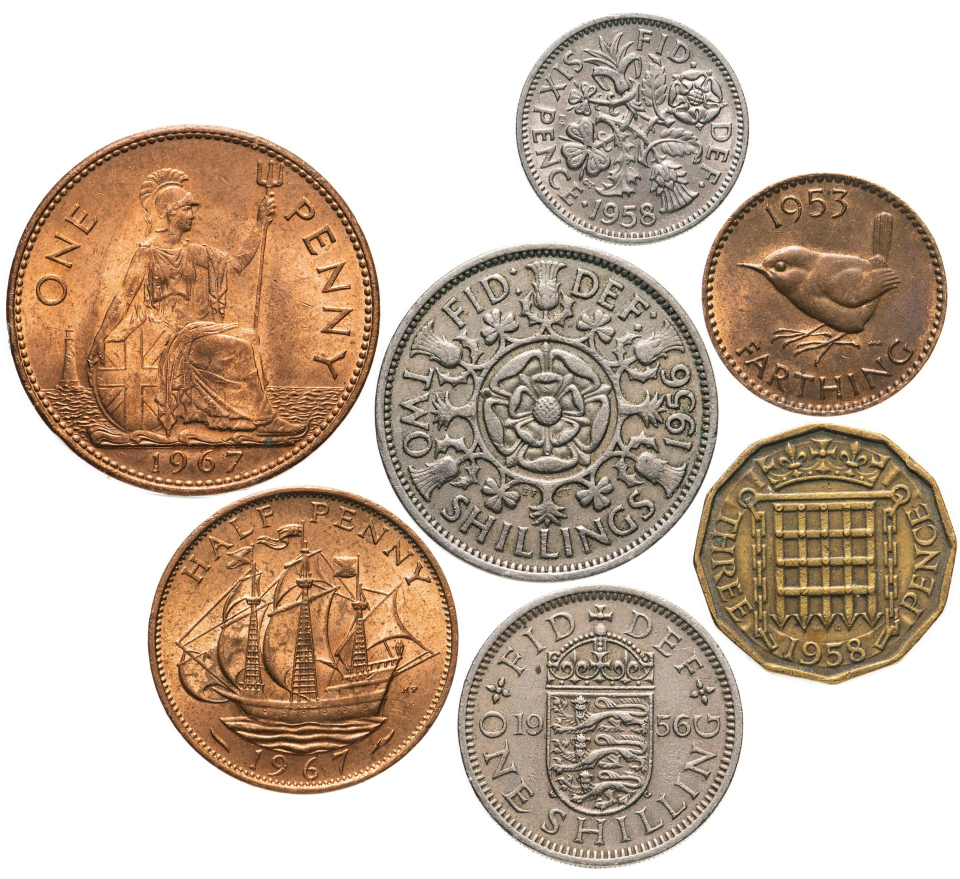
//> input picture images/coins.jpg, 1920 x 1758 px (shown at 1/2 size)
$ ./main   (built with g++ and OpenCV 4)
//> lines starting //> are read from the running program, lines starting //| are printed output that depends on the picture; after the words box and inside, x2 and y2 are one past the last pixel; in counts of white or black regions, pixels touching at a corner belong together
#include <iostream>
#include <opencv2/opencv.hpp>

using namespace std;
using namespace cv;

// Глобальные настройки для трекбаров
int threshVal = 180;
int minAreaVal = 500;
const int MAX_THRESH = 255;
const int MAX_AREA = 10000;

int main() {
    // Загрузка изображения
    string imagePath = "coins.jpg";
    Mat img = imread(imagePath);
//> img is the input picture: 1758 rows x 1920 cols, CV_8UC3; mean B, G, R 165.5, 181.6, 199.2

    if (img.empty()) {
        cout << "Error: Image not found! Place 'coins.jpg' near the .exe or check path." << endl;
        return -1;
    }

    // Настройка окон
    namedWindow("Detector", WINDOW_NORMAL);
    namedWindow("Mask (Debug)", WINDOW_NORMAL);

    // Задаем удобный стартовый размер
    resizeWindow("Detector", 800, 600);
    resizeWindow("Mask (Debug)", 400, 300);

    createTrackbar("Threshold", "Detector", &threshVal, MAX_THRESH);
    createTrackbar("Min Area", "Detector", &minAreaVal, MAX_AREA);

    Mat gray, blur, binary, displayImg;

    cvtColor(img, gray, COLOR_BGR2GRAY);
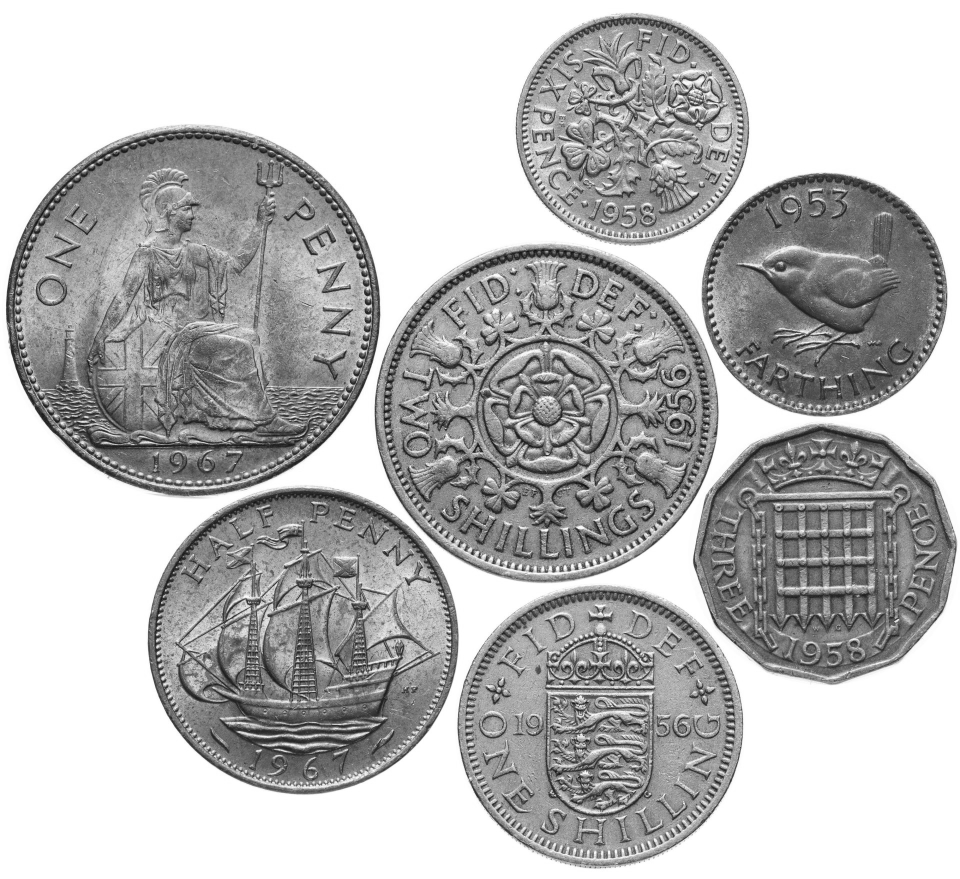
//> gray: 1758 rows x 1920 cols, CV_8UC1 (shown at 1/2 size); min 1, max 255, mean 185
    GaussianBlur(gray, blur, Size(7, 7), 0);

    cout << "Controls: [S] - Save, [ESC] - Exit" << endl;

    while (true) {
        threshold(blur, binary, threshVal, 255, THRESH_BINARY_INV);
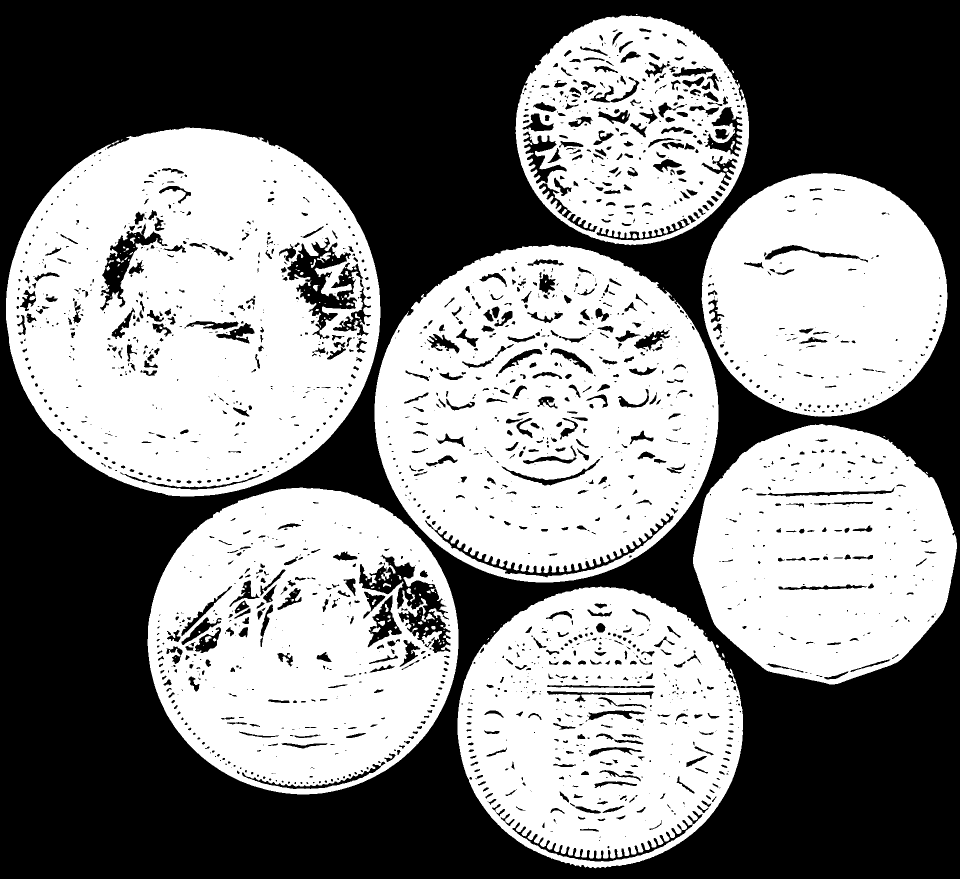
//> binary: 1758 rows x 1920 cols, CV_8UC1 (shown at 1/2 size); 51.5% white; 1991 black regions (1026 under 20 px)

        // Поиск контуров
        vector<vector<Point>> contours;
        findContours(binary, contours, RETR_EXTERNAL, CHAIN_APPROX_SIMPLE);
//> contours = 24 contours, 16 with area under 20; largest, box (x1, y1, x2, y2) and area: (12, 255, 761, 993) 433292, (749, 489, 1437, 1165) 362812, (295, 975, 917, 1589) 299032, (915, 1173, 1486, 1737) 249087, (1386, 848, 1914, 1369) 208716, (1403, 346, 1895, 833) 186712, (1031, 31, 1498, 491) 166366, (1432, 1289, 1438, 1296) 22

        displayImg = img.clone();
        int objectsFound = 0;

        for (const auto& contour : contours) {
            double area = contourArea(contour);

            if (area > minAreaVal) {
                // Отрисовка рамки
                Rect rect = boundingRect(contour);
                rectangle(displayImg, rect, Scalar(0, 255, 0), 3);

                objectsFound++;
            }
        }
//> this loop made 24 passes
//> (area, rect) on passes 9, 10, 13, 16, 17, 19, 23: (249087, Rect(915, 1173, 571, 564)), (299032, Rect(295, 975, 622, 614)), (208716, Rect(1386, 848, 528, 521)), (362812, Rect(749, 489, 688, 676)), (186712.5, Rect(1403, 346, 492, 487)), (433291.5, Rect(12, 255, 749, 738)), (166366.5, Rect(1031, 31, 467, 460))
//> area on pass 3: 21.5
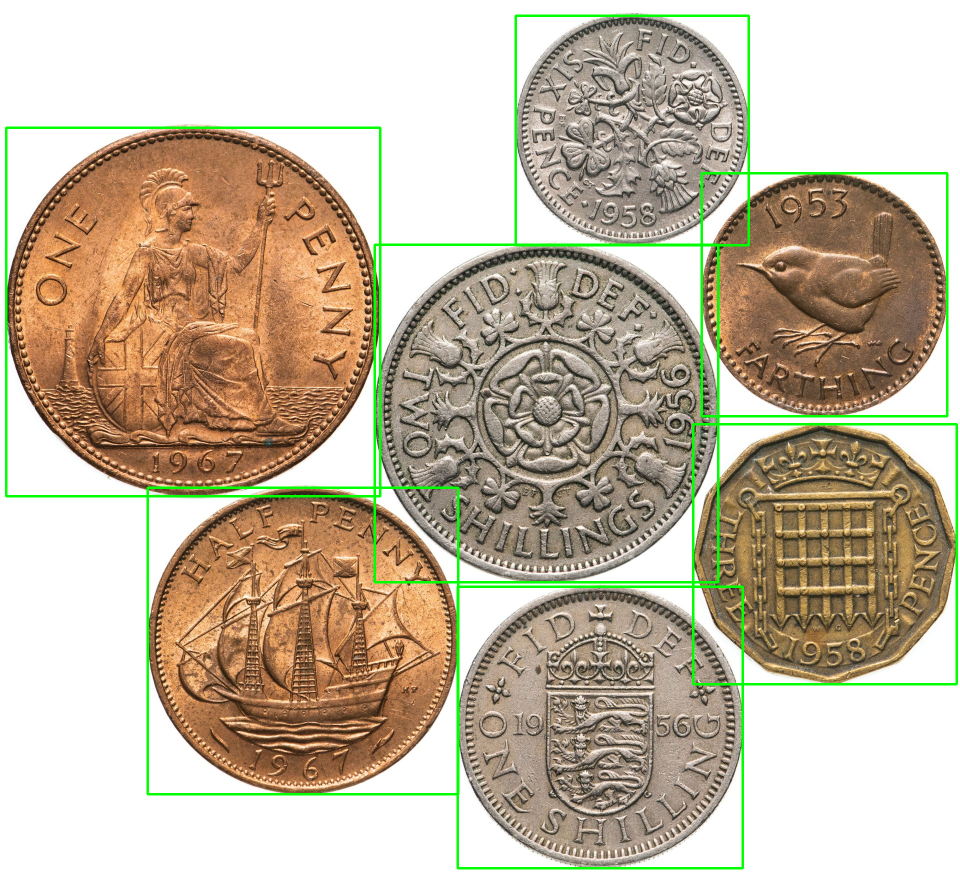
//> displayImg: 1758 rows x 1920 cols, CV_8UC3 (shown at 1/2 size); 2.31% of pixels changed, all inside (x1, y1, x2, y2) = (10, 29, 1916, 1739)
//> after the loop, objectsFound = 7

        // Вывод инфо
        rectangle(displayImg, Point(0, 0), Point(250, 40), Scalar(0, 0, 0), -1);
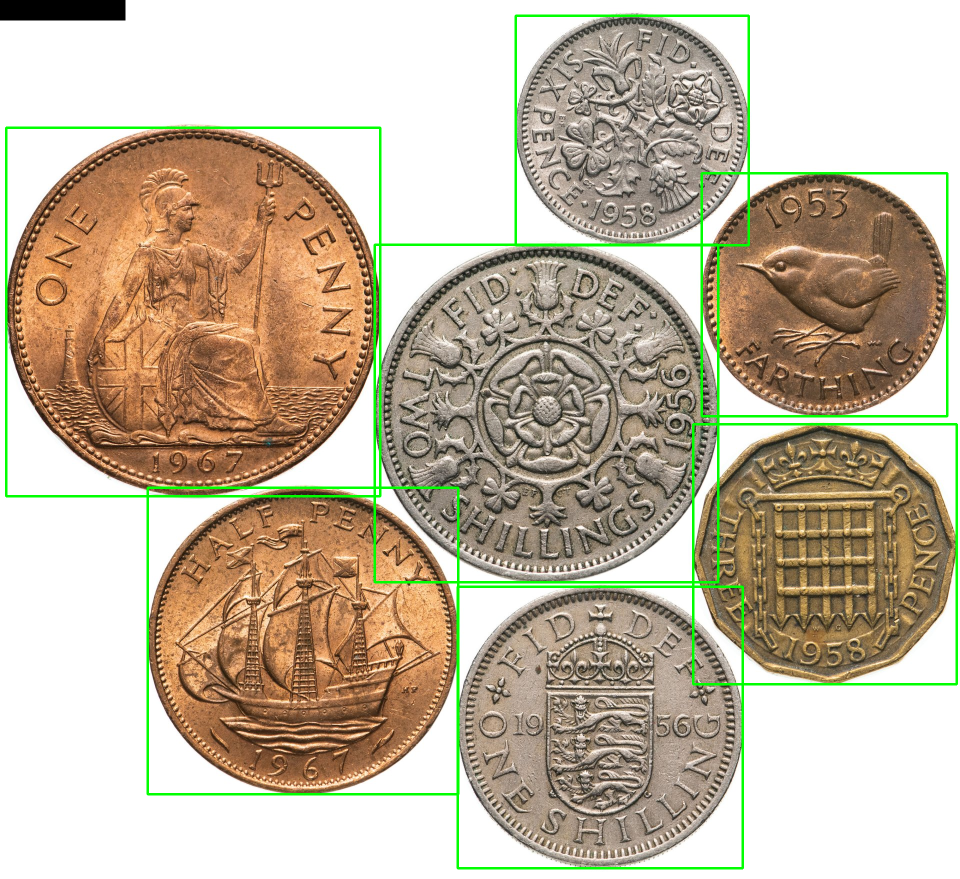
//> displayImg: 1758 rows x 1920 cols, CV_8UC3 (shown at 1/2 size); 0.3% of pixels changed, all inside (x1, y1, x2, y2) = (0, 0, 251, 41)
        string info = "Objects: " + to_string(objectsFound);
//> info = "Objects: 7"
        putText(displayImg, info, Point(10, 30), FONT_HERSHEY_SIMPLEX, 0.8, Scalar(0, 255, 0), 2);
//> displayImg: 1758 rows x 1920 cols, CV_8UC3; 853 pixels changed, all inside (x1, y1, x2, y2) = (11, 11, 139, 38)

        imshow("Detector", displayImg);
        imshow("Mask (Debug)", binary);

        char key = (char)waitKey(30);
//> the Esc key is pressed
        if (key == 27) break;
        if (key == 's' || key == 'S') {
            imwrite("result.jpg", displayImg);
            cout << "Saved to result.jpg" << endl;
        }
    }

    destroyAllWindows();
    return 0;
}
